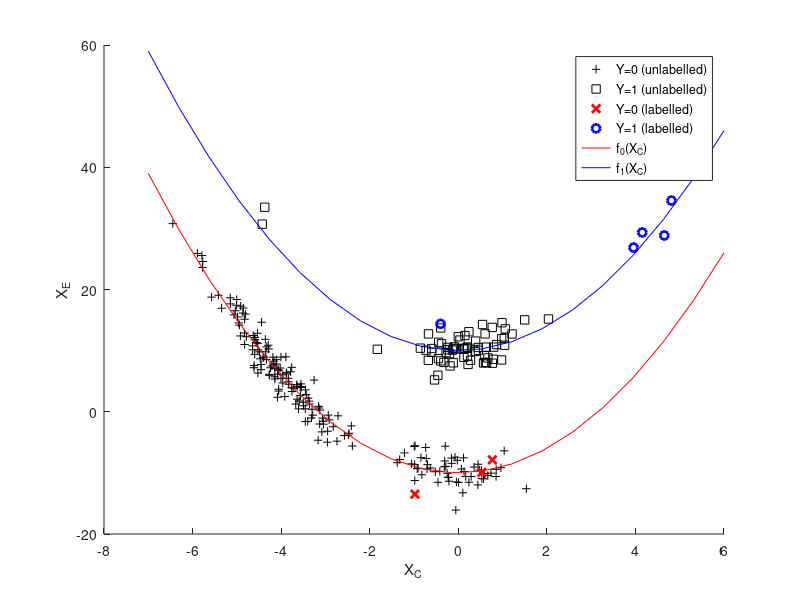

Here is the MATLAB script that generated this plot:
close all; clc;

% number of source and target samples
n_S = 2^3; n_T = 2^8;

% source and target marginals for X_C - Normal distributions
mu_S = 0; sigma_S = 1;
mu_T = 0; sigma_T = 2;

% conditional for Y given X_C - logistic( sigma_Y * ( x - mu_Y ) )
mu_Y = 0; sigma_Y = 1; 

% conditional for X_E given Y
mu_0 = -10; sigma_0 = 2;
mu_1 = 10; sigma_1 = 2;
a = 1;

% Draw X_C (Normally distributed with domain-dependent mean and std.):
% X_CS = mu_S + sigma_S * randn(1,n_S);
% X_CT = mu_T + sigma_T * randn(1,n_T);

% multimodal input distribution over X_C
mean_left_S = 0;
mean_right_S = 4;
std_S = .5;
gm_S = gmdistribution([mean_left_S;mean_right_S],[std_S]);

mean_left_T = -4;
mean_right_T = 0;
std_T = .5;
gm_T = gmdistribution([mean_left_T;mean_right_T],[std_T]);

X_CS = random(gm_S,n_S)';
X_CT = random(gm_T,n_T)';



% Draw Y (binary classification with logistic conditional Y|X_C):
p_YS = 1./( 1 + exp(-sigma_Y * (X_CS - mu_Y)) ); %P(Y=1|X_CS)
p_YT = 1./( 1 + exp(-sigma_Y * (X_CT - mu_Y)) ); %P(Y=1|X_CT)
Y_S = double(p_YS > rand(1,n_S)); Y_T = double(p_YT > rand(1,n_T));

% Draw X_E (Normally distributed with class-dependent mean and std.):
X_ES = zeros(1,n_S); X_ET = zeros(1,n_T);

r_S = randn(1,n_S); r_T = randn(1,n_T);
for i = 1 : n_S
    if Y_S(1,i) == 0
        X_ES(1,i) = mu_0 + sigma_0 * r_S(1,i) + a*X_CS(1,i)^2;
    elseif Y_S(1,i) == 1
        X_ES(1,i) = mu_1 + sigma_1 * r_S(1,i) + a*X_CS(1,i)^2;
    end
end
for i = 1 : n_T
    if Y_T(1,i) == 0
        X_ET(1,i) = mu_0 + sigma_0 * r_T(1,i) + a*X_CT(1,i).^2;
    elseif Y_T(1,i) == 1
        X_ET(1,i) = mu_1 + sigma_1 * r_T(1,i) + a*X_CT(1,i).^2;
    end
end

D_S = [X_CS; Y_S; X_ES];
D_T = [X_CT; Y_T; X_ET];

x_range = linspace(round(min([X_CS,X_CT]))-1,round(max([X_CS,X_CT]))+1,20);

figure(2);
    hold on
    plot(X_CT(Y_T==0), X_ET(Y_T==0), 'k+', 'LineWidth',.5)
    plot(X_CT(Y_T==1), X_ET(Y_T==1), 'ks', 'LineWidth',.5)
    plot(X_CS(Y_S==0), X_ES(Y_S==0), 'rx', 'LineWidth',2)
    plot(X_CS(Y_S==1), X_ES(Y_S==1), 'bo', 'LineWidth',2)
    plot(x_range,mu_0+a*x_range.^2,'r-')
    plot(x_range,mu_1+a*x_range.^2,'b-')
    hold off
    xlabel('X_C')
    ylabel('X_E')
    legend('Y=0 (unlabelled)','Y=1 (unlabelled)',...
        'Y=0 (labelled)','Y=1 (labelled)','f_0(X_C)','f_1(X_C)')
